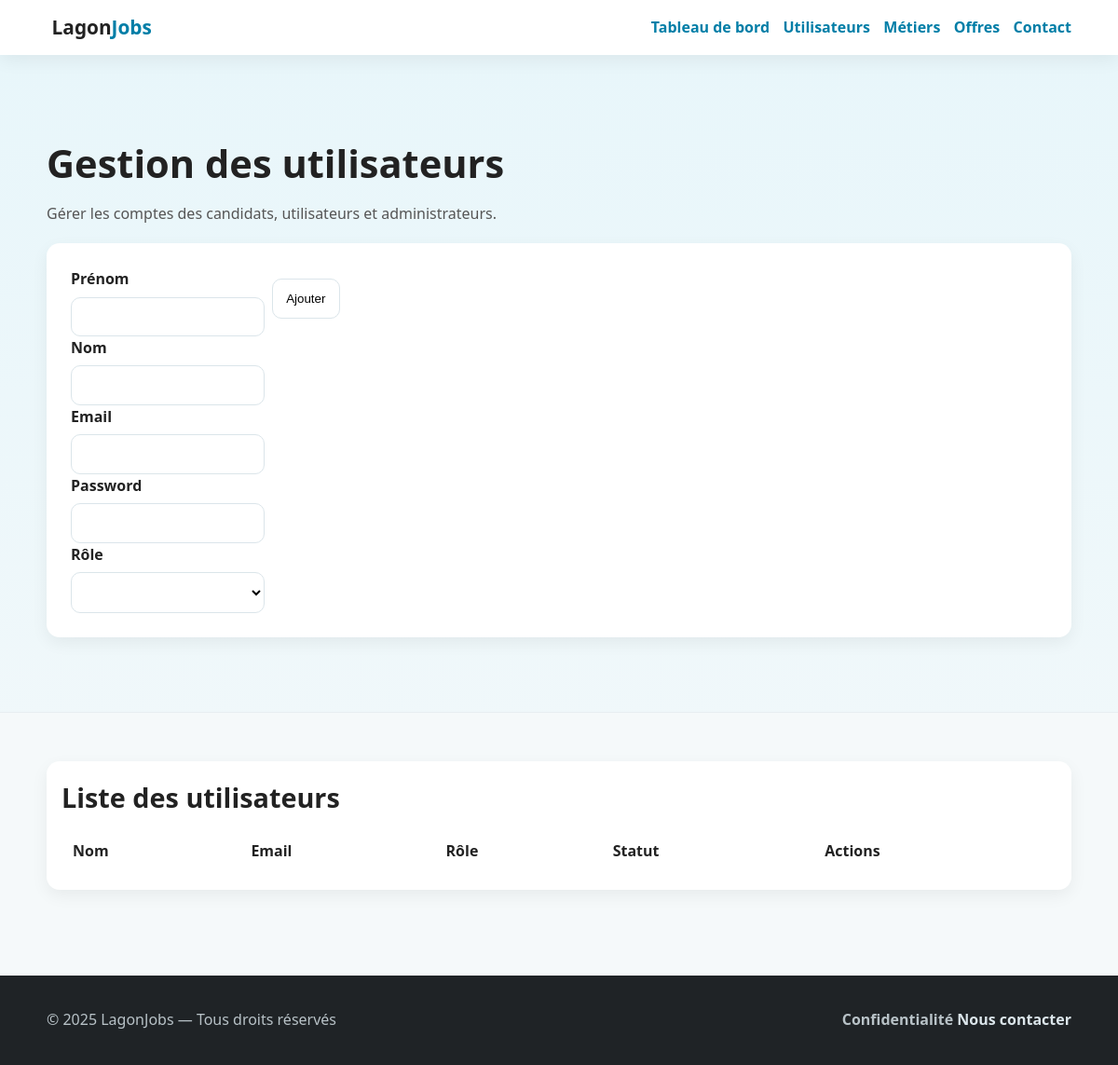
Page /BackOffice/user.php on the earlier database version.
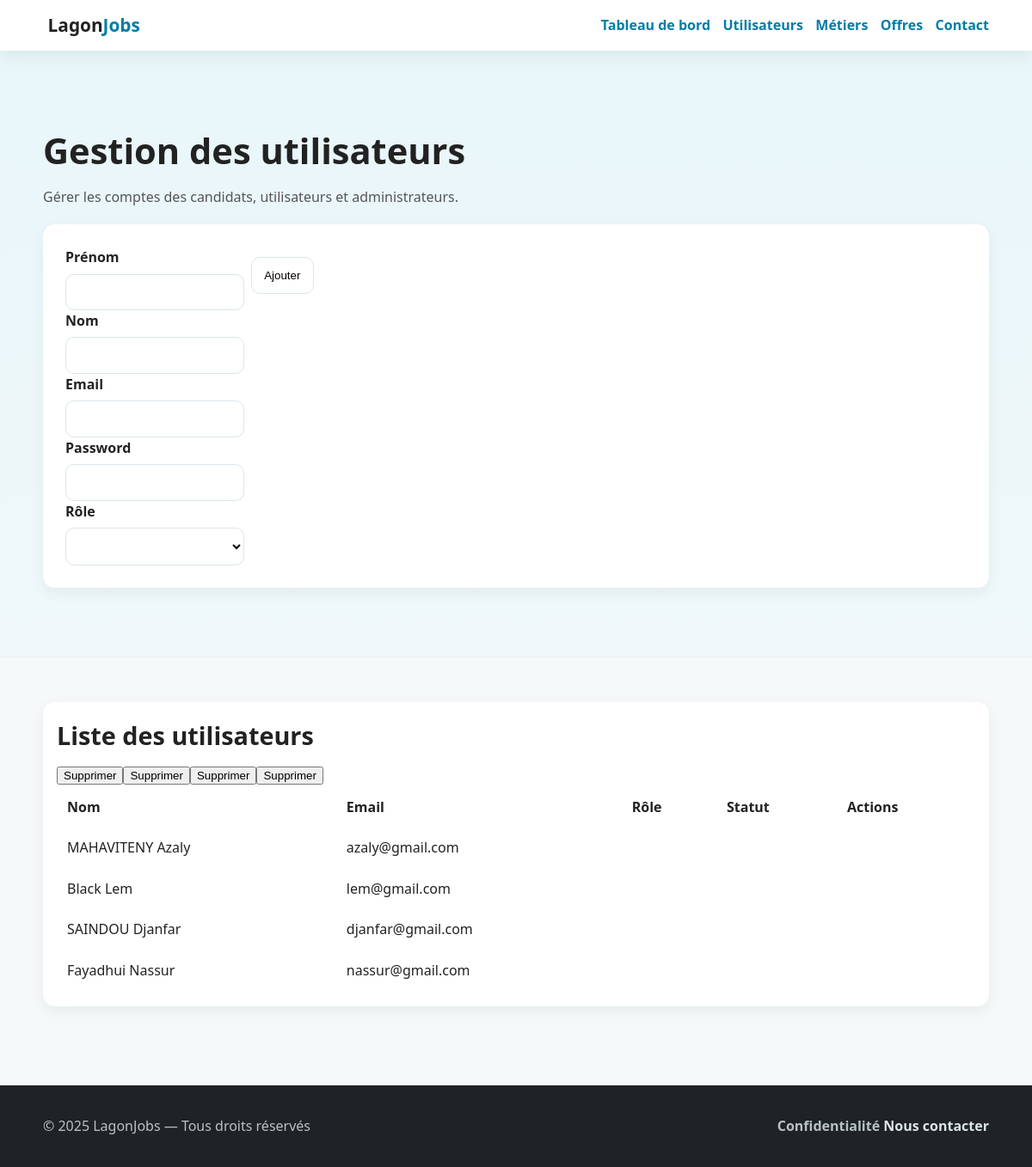
Same page on the later database version.
### tables this page shows
CREATE TABLE `Utilisateurs` (
  `Id` int(11) NOT NULL,
  `Nom` varchar(50) NOT NULL,
  `Prenom` varchar(50) NOT NULL,
  `Mail` varchar(100) NOT NULL,
  `Password` varchar(50) NOT NULL,
  `Id_Role` int(11) NOT NULL
);

### BackOffice/user.php (the view, shortened to what this page needs)
<?php
require_once(__DIR__ . '/bdd.php');
$sqlQuery='SELECT * FROM  utilisateurs';
$selectuser=$mysqlClient->prepare($sqlQuery);
$selectuser->execute();
$utilisateurs=$selectuser->fetchAll();
?>
<!DOCTYPE html>
<html lang="en">
<head>
    <link rel="stylesheet" href="../css/style.css">
</head>
<body>
    <header class="site-header">
        <div class="container header-inner">
            <a href="index.html" class="logo">
                <span class="wave"></span>Lagon<span>Jobs</span>
            <nav class="nav">
                <a href="index.php">Tableau de bord</a>
                <a href="user.php">Utilisateurs</a>
                <a href="job.php">Métiers</a>
                <a href="offre.php">Offres</a>
                <a href="contacts.php">Contact</a>
            </nav>
        </div>
    </header>
<section class="hero">
  <div class="container">
    <h1>Gestion des utilisateurs</h1>
    <p>Gérer les comptes des candidats, utilisateurs et administrateurs.</p>
    <form class="search-inline form" method="get">
      <div>
      <label for="Prenom">Prénom </label>
      <input type="text" name="AjoutPrenom">
      <label for="Nom">Nom </label>
      <input type="text" name="AjoutNom">
      <label for="Mail">Email </label>
      <input type="text" name="AjoutMail">
      <label for="Mdp">Password </label>
      <input type="password" name="AjoutMdp">
        <label for="Role">Rôle</label>
        <select name="AjoutRole">
        <?php
        for($i = 0; $i< count($utilisateurs); $i++) {
          echo '<option value= "'.$utilisateurs[$i]['Id'].'">'.$utilisateurs[$i]['Role'].'</option>';
        }
        ?>
        </select>
      </div>
      <div class="actions">
        <input  type="submit" value="Ajouter">
      </div>
    </form>
  </div>
</section>
<section class="section">
  <div class="container">
    <div class="card">
      <h2>Liste des utilisateurs</h2>
      <table width="100%" cellpadding="10">
        <thead>
          <tr>
            <th align="left">Nom</th>
            <th align="left">Email</th>
            <th align="left">Rôle</th>
            <th align="left">Statut</th>
            <th align="left">Actions</th>
          </tr>
        </thead>
        <?php
        for($i = 0; $i< count($utilisateurs); $i++) { ?>
  <tr>
   <td><?php echo $utilisateurs[$i]['Nom'].' '.$utilisateurs[$i]['Prenom']?></td>
   <td><?php echo $utilisateurs[$i]['Mail']?></td>
   <td><?php echo $utilisateurs[$i]['Role']?></td>
   <td><?php echo $utilisateurs[$i]['']?></td>
   <form action="user.php" method="GET">
   <button type="submit">Supprimer</button>
</form>
  </tr>
<?php } ?>
      </table>
    </div>
  </div>
</section>
<body>
    <footer class="site-footer">
    <div class="container footer-inner">
        <p>© 2025 LagonJobs — Tous droits réservés</p>
        <b> Confidentialité  <a href="contact.html">Nous contacter</a> </b>
    </div>
</footer>
</html>

### css/style.css (style rules this page uses)
:root { --lagon:#00A8CC; --lagon-dark:#007EA7; --bg:#F5F9FA; --text:#222222; --text-2:#555555; --success:#4CAF50; --error:#E63946; --card:#ffffff; --shadow:0 6px 18px rgba(0,0,0,.06); --radius:14px; --radius-sm:10px; --space:clamp(14px, 2.8vw, 22px); }
* { box-sizing:border-box }
html,body { margin:0;padding:0 }
body { font-family: system-ui, -apple-system, "Segoe UI", Roboto, "Helvetica Neue", Arial, "Noto Sans", "Liberation Sans", sans-serif; color:var(--text); background:var(--bg); line-height:1.6; }
.container { width:min(1100px, 92vw); margin:auto }
a { color:var(--lagon-dark); text-decoration:none }
.site-header { position:sticky; top:0; z-index:10; background:#fff; box-shadow:var(--shadow); }
.header-inner { display:flex; align-items:center; justify-content:space-between; padding:.8rem 0 }
.logo { font-weight:800; font-size:1.3rem; color:var(--text) }
.logo span { color:var(--lagon-dark) }
.nav { display:flex; gap:.9rem; align-items:center }
.nav a { font-weight:600 }
.hero { padding: clamp(40px, 8vw, 80px) 0; background: linear-gradient(180deg, #E8F6FA 0%, rgba(232,246,250,0.4) 100%); border-bottom:1px solid #e7eef1; }
.hero h1 { font-size:clamp(1.8rem, 4vw, 2.6rem); margin:.2rem 0 .5rem 0 }
.hero p { color:var(--text-2); margin:0 0 1.2rem 0 }
.search-inline { display:flex; gap:.5rem; flex-wrap:wrap }
.search-inline input, .search-inline select { flex:1 1 200px; padding:.8rem .9rem; border-radius:10px; border:1px solid #dbe5ea; background:#fff; }
.section { padding: clamp(26px, 6vw, 52px) 0 }
.section h2 { margin:0 0 .6rem 0; font-size: clamp(1.3rem, 3vw, 1.8rem) }
.card { background:var(--card); padding:1rem; border-radius:var(--radius); box-shadow:var(--shadow); }
.site-footer { background:#1f2326; color:#b8c2c7; margin-top:40px }
.footer-inner { display:flex; justify-content:space-between; align-items:center; padding:1.2rem 0 }
.footer-inner a { color:#dbe5ea }
.form { background:#fff; padding:clamp(18px, 3vw, 26px); border-radius:var(--radius); box-shadow:var(--shadow); }
.form label { font-weight:600; display:block; margin-bottom:.35rem }
.form input, .form select, .form textarea { width:100%; padding:.8rem .9rem; border:1px solid #dbe5ea; border-radius:10px; background:#fff; }
.form .actions { margin-top:12px }

Differences in the rows shown:
added utilisateurs: Nom "MAHAVITENY", Prenom "Azaly", Mail "azaly@gmail.com"
added utilisateurs: Nom "Black", Prenom "Lem", Mail "lem@gmail.com"
added utilisateurs: Nom "SAINDOU", Prenom "Djanfar", Mail "djanfar@gmail.com"
added utilisateurs: Nom "Fayadhui", Prenom "Nassur", Mail "nassur@gmail.com"
